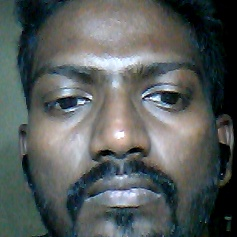
#> input picture images/1.jpg, 237 x 237 px, given in place of the camera
$ python live.py
#> lines starting #> are read from the running program, lines starting #| are printed output that depends on the picture; after the words box and inside, x2 and y2 are one past the last pixel; in counts of white or black regions, pixels touching at a corner belong together; long printed decimals are rounded
import cv2
import os
import time
import webbrowser

# Load the pre-trained face detection model
face_cascade = cv2.CascadeClassifier(cv2.data.haarcascades + 'haarcascade_frontalface_default.xml')

# Directory containing reference images
images_dir = 'images/manu'

# List all image files in the directory
image_files = os.listdir(images_dir)

# Function to open the browser
def open_browser():
    webbrowser.open("http://localhost/suspect-tracker/live_suspect_details.php")

# Open the webcam (the default camera)
video_capture = cv2.VideoCapture(0)

match_found = False

while not match_found:
    # Capture each frame from the webcam
    ret, frame = video_capture.read()
#> frame is the input picture: shape (237, 237, 3); mean B, G, R 91.5, 92.5, 86.5

    # Convert the frame to grayscale for face detection
    gray = cv2.cvtColor(frame, cv2.COLOR_BGR2GRAY)
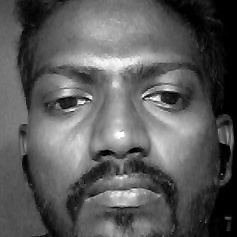
#> gray: shape (237, 237); min 0, max 255, mean 90.6

    # Detect faces in the frame
    faces = face_cascade.detectMultiScale(gray, scaleFactor=1.1, minNeighbors=5, minSize=(30, 30))
#> faces = [[17, 15, 199, 199]]

    # Loop through detected faces
    for (x, y, w, h) in faces:
        # Draw rectangles around the detected faces
        cv2.rectangle(frame, (x, y), (x+w, y+h), (255, 0, 0), 2)
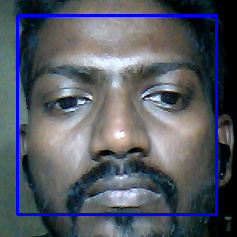
#> frame: shape (237, 237, 3); 4.24% of pixels changed, all inside (x1, y1, x2, y2) = (16, 14, 218, 216)

        # Loop through each image file
        for image_file in image_files:
            # Load the reference image
            reference_image = cv2.imread(os.path.join(images_dir, image_file), cv2.IMREAD_GRAYSCALE)
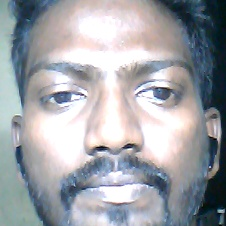
#> input picture images/manu/106.jpg, 226 x 226 px
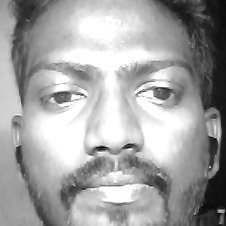
#> reference_image: shape (226, 226); min 0, max 255, mean 162.8

            # Resize the reference image to match the size of the detected face
            reference_image = cv2.resize(reference_image, (w, h))
#> reference_image: shape (199, 199)

            # Compare the detected face with the reference image
            difference = cv2.absdiff(gray[y:y+h, x:x+w], reference_image)
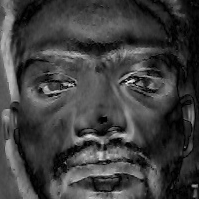
#> difference: shape (199, 199); min 0, max 253, mean 63.6
            mean_difference = difference.mean()
#> mean_difference = 63.63

            print("Mean Difference:", mean_difference)  # Debugging
#| Mean Difference: 63.633

            # Define a threshold for matching
            threshold = 20

            # If the mean difference is below the threshold, a match is found
            if mean_difference < threshold:
                print("Match found with image:", image_file)  # Debugging
                match_found = True
                break  # Exit the inner loop

        if match_found:
            break  # Exit the outer loop

    # Generate the live_suspect.txt file
    try:
        with open('live_suspect.txt', 'w') as file:
            if match_found:
                file.write(os.path.basename(os.path.normpath(images_dir)))
            else:
                file.write("No match found!")
        print("live_suspect.txt generated successfully.")
    except Exception as e:
        print("Error occurred while writing to live_suspect.txt:", e)

    # Display the resulting frame
    cv2.imshow('Face Detection', frame)

    # Open the browser if match found
    if match_found:
        open_browser()

    # Break the loop when 'q' is pressed
    if cv2.waitKey(1) & 0xFF == ord('q'):
#> (key q is pressed here)
        break

# Release the video capture object and close all windows
video_capture.release()
cv2.destroyAllWindows()
